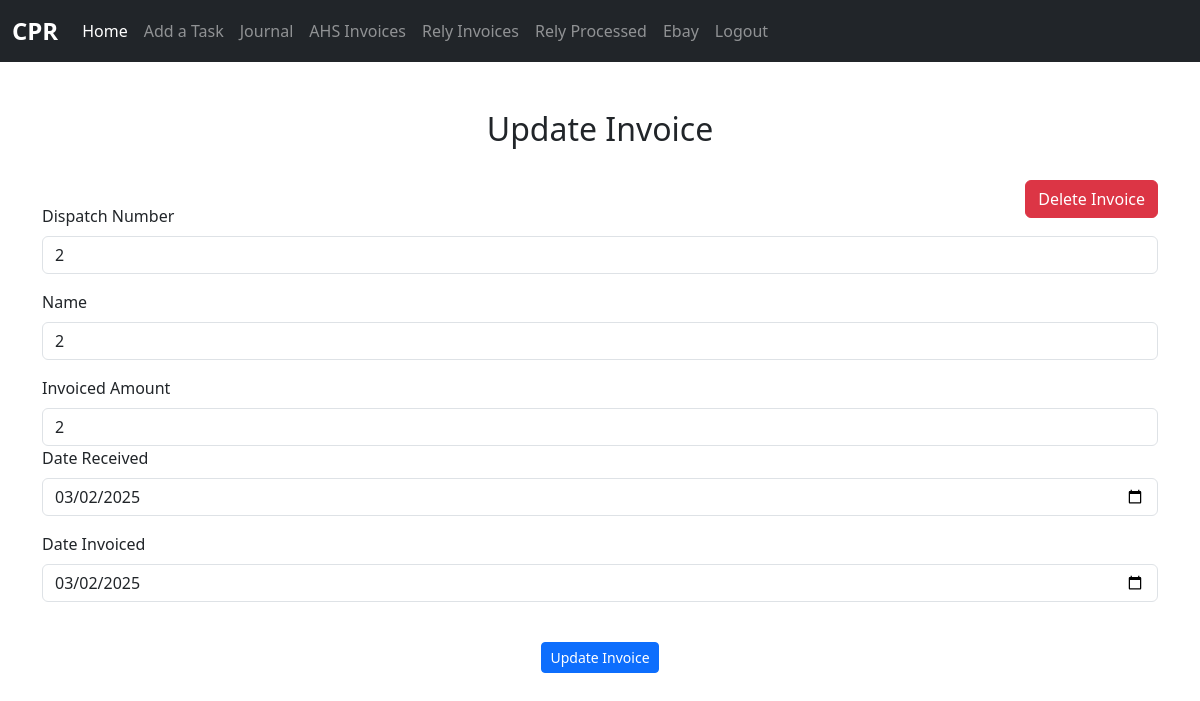
Page /update_invoice/86 (signed in) on the committed database.
### task_app/models.py (models this page shows, shortened)
class Invoice(models.Model):
    dispatch_no = models.CharField(max_length=50, blank=True, null=False)
    name = models.CharField(max_length=50, blank=True, null=False)
    invoiced_amount = models.DecimalField(max_digits=20, decimal_places=2, blank=True, null=True)
    created_at = models.DateField(default=timezone.now)  # Date the work order was created
    date_received = models.DateField(default=timezone.now)  # Date the invoice was received
    days_difference = models.IntegerField(blank=True, null=True)  # Days between created_at and date_received

### task_app/views.py (the view, shortened to what this page needs)
# urls.py: path('update_invoice/<int:pk>', views.update_invoice, name="update_invoice"),
@login_required(login_url='login')
def update_invoice(request, pk):
	get_invoice = Invoice.objects.get(id=pk)
	inv_id = get_invoice.id
	print(inv_id, flush=True)
	context = {
		"name":get_invoice.name,
		"dispatch_no":get_invoice.dispatch_no,
		"inv_amount":get_invoice.invoiced_amount,
		'date_added':get_invoice.created_at,
		'date_received':get_invoice.date_received,
		"inv_id":inv_id,
	}
	print(get_invoice.created_at, flush=True)
	return render(request, 'update_invoice.html', context)

### task_app/templates/update_invoice.html (shortened to what this page needs)
{% extends 'base.html' %}
{% block content %}
	<h2 style="text-align: center;">Update Invoice</h2></br>
	<div class="container">
		<a style="display: block; float: right;" class="btn btn-danger" href="{% url 'delete_invoice' inv_id %}">Delete Invoice</a></br>
		<form method="POST" validate>
		  <div class="form-group">
		    <label for="exampleInputEmail1">Dispatch Number</label>
		    <input name="dispatch_no" type="number" class="form-control" value="{{dispatch_no}}" id="exampleInputEmail1" aria-describedby="emailHelp">
		  </div>
		  <div class="form-group">
		    <label for="exampleInputEmail1">Name</label>
		    <input name="name" value="{{name}}" type="text" class="form-control form-control" id="exampleInputEmail1" aria-describedby="emailHelp">
		  </div>
		  <div>
		  <label for="exampleInputEmail1">Invoiced Amount</label>
		    <input name="invoiced_amount" value="{{inv_amount|floatformat:0}}" type="text" class="form-control form-control" id="exampleInputEmail1" aria-describedby="emailHelp">
		  </div>
		  <div class="form-group">
		  <label for="exampleInputEmail1">Date Received</label>
		    <input name="date_received" value="{{date_received|date:'Y-m-d'}}" type="date" class="form-control" id="exampleInputEmail1" aria-describedby="emailHelp">
		  </div>
		  <div class="form-group">
		  <label for="exampleInputEmail1">Date Invoiced</label>
		    <input name="date_added" value="{{date_added|date:'Y-m-d'}}" type="date" class="form-control" id="exampleInputEmail1" aria-describedby="emailHelp">
		  </div></br>
		  <center>
		  	<button type="submit" class="btn btn-primary btn-sm">Update Invoice</button>
		  </center>
		</form>
	</div>
{% endblock %}

### rows in the picture
Invoice: invoiced_amount "2", date_received "03/02/2025", date_added "03/02/2025"
